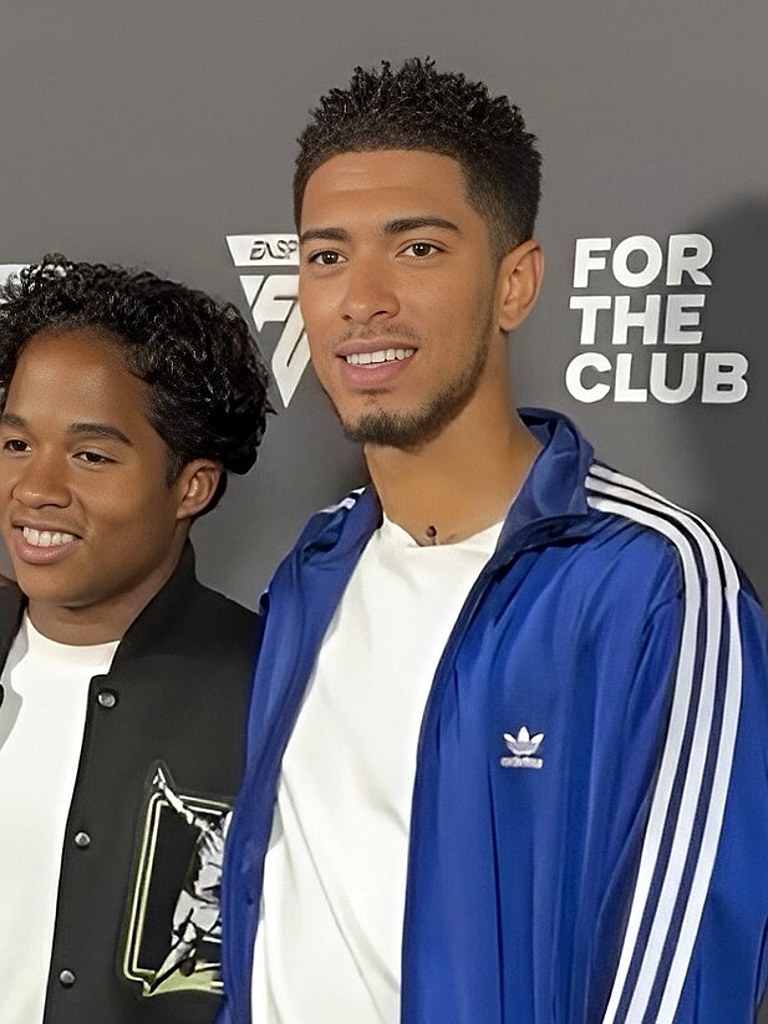
#> input picture assets/players/player_004.jpg, 768 x 1024 px
$ python -i refine_portraits.py   (imports and definitions only)
#> lines starting #> are read from the running program, lines starting #| are printed output that depends on the picture
#!/usr/bin/env python3
"""MVMPACK 26 - second-pass fix for badly framed portraits.

Strategy: the face is much easier to detect on the already cropped 768x1024
portrait than on the full raw photo. So for every flagged card we detect the
face on the current portrait, map that rectangle back into raw-photo
coordinates through data/crop_report.json, then rebuild the crop with the
standard placement rules. Repeats until the measured framing is in range.

Usage:  python3 tools/refine_portraits.py 001 020 047 ...
        python3 tools/refine_portraits.py --all-bad
"""

import json
import os
import sys

import cv2
import numpy as np
from PIL import Image

sys.path.insert(0, os.path.dirname(os.path.abspath(__file__)))
from crop_portraits import (OUT, RAW, REPORT, crop_box, finish, load_rgb,
                            FACE_HINTS)          # noqa: E402

VERIFY = os.path.join(os.path.dirname(os.path.dirname(os.path.abspath(__file__))),
                      "data", "verify_report.json")

CASC = cv2.data.haarcascades
CASCADES = [cv2.CascadeClassifier(CASC + n) for n in (
    "haarcascade_frontalface_default.xml",
    "haarcascade_frontalface_alt2.xml",
    "haarcascade_profileface.xml")]

W_MIN, W_MAX = 0.20, 0.50      # accepted face width on the portrait
Y_MIN, Y_MAX = 0.18, 0.45      # accepted face centre height


def detect_on_portrait(path):
    """Best face on a 768x1024 portrait, returned in portrait pixels."""
#> called with path = '../assets/players/player_004.jpg'
    im = Image.open(path).convert("RGB")
#> im is the input picture: PIL image 768x1024 RGB; mean R, G, B 110.7, 107.6, 115.7
    W, H = im.size
    gray = cv2.cvtColor(np.array(im), cv2.COLOR_RGB2GRAY)
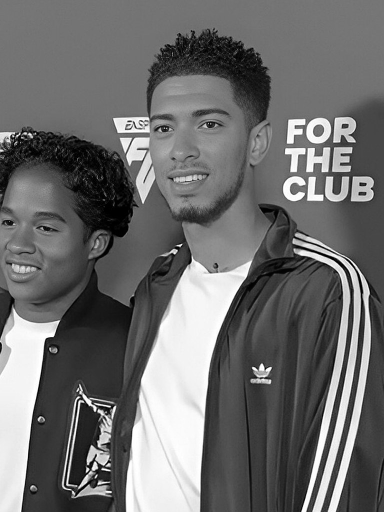
#> gray: shape (1024, 768) (shown at 1/2 size); min 0, max 255, mean 109.4
    gray = cv2.createCLAHE(clipLimit=2.0, tileGridSize=(8, 8)).apply(gray)
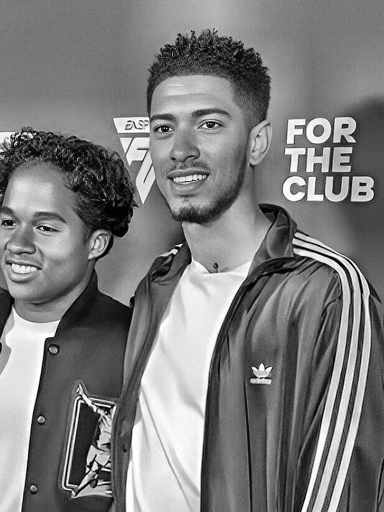
#> gray: shape (1024, 768) (shown at 1/2 size); min 0, max 255, mean 124.3
    found = []
    for casc in CASCADES:
        if casc.empty():
            continue
        for sf, mn in ((1.05, 5), (1.08, 4), (1.12, 3)):
            found += list(casc.detectMultiScale(gray, scaleFactor=sf,
                                                minNeighbors=mn,
                                                minSize=(70, 70)))
        flip = cv2.flip(gray, 1)
        found += [(W - x - w, y, w, h) for (x, y, w, h) in
                  casc.detectMultiScale(flip, scaleFactor=1.06, minNeighbors=4,
                                        minSize=(70, 70))]
#> this loop made 3 passes
#> pass 1, in detect_on_portrait, `flip = cv2.flip(gray, 1)`:
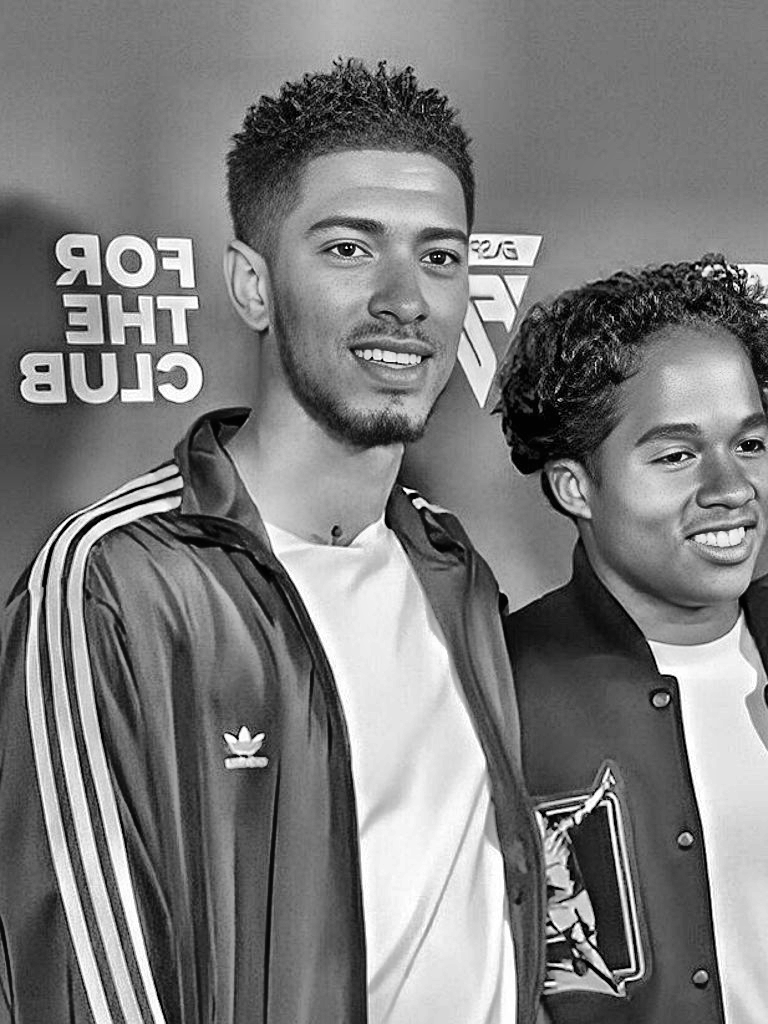
#> flip: shape (1024, 768); min 0, max 255, mean 124.3
#> after the loop, found = 14 items, first 6: [247, 147, 258, 258], [247, 146, 261, 261], [250, 150, 254, 254], (189, 862, 82, 82), (416, 422, 118, 118), (250, 151, 250, 250)
    if not found:
        return None, (W, H)
    # prefer a head of sensible size sitting in the upper half of the frame
    def score(f):
        x, y, w, h = f
#> x = 247; y = 147; w = 258; h = 258
        fw, cx, cy = w / float(W), (x + w / 2.0) / W, (y + h / 2.0) / H
#> fw = 0.336; cx = 0.49; cy = 0.27
        pen = abs(fw - 0.32) * 2.0 + abs(cx - 0.5) + abs(cy - 0.30) * 1.5
#> pen = 0.088
        if cy > 0.62:
            pen += 1.0                      # almost surely a shirt/badge match
        return pen
    return min(found, key=score), (W, H)


# [57 lines left out: functions map_to_raw, refine, main, not called in this run]


# [2 lines not run here, left out]

>>> result = detect_on_portrait('../assets/players/player_004.jpg')
#> result = ([251, 151, 250, 250], (768, 1024))

$ run again, on assets/players/player_012.jpg
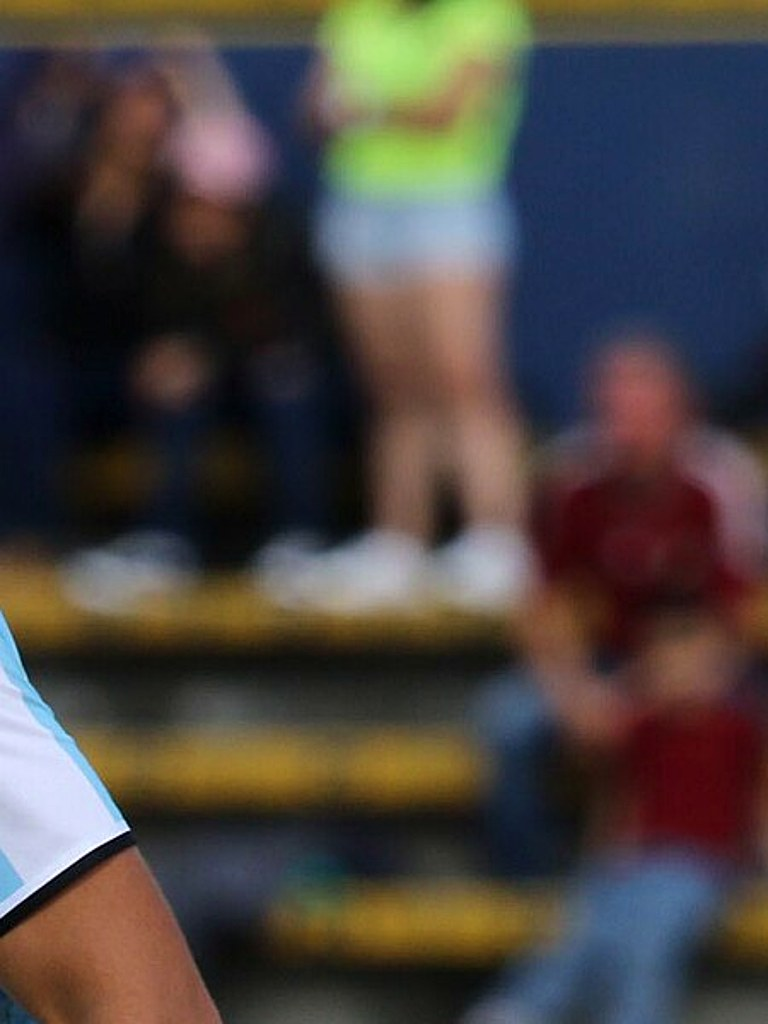
#> input picture assets/players/player_012.jpg, 768 x 1024 px
#> in detect_on_portrait, im is the input picture: PIL image 768x1024 RGB; mean R, G, B 74.4, 67.3, 63.8
#> in detect_on_portrait, `gray = cv2.createCLAHE(clipLimit=2.0, tileGridSize=(8, 8)).apply(gray)`:
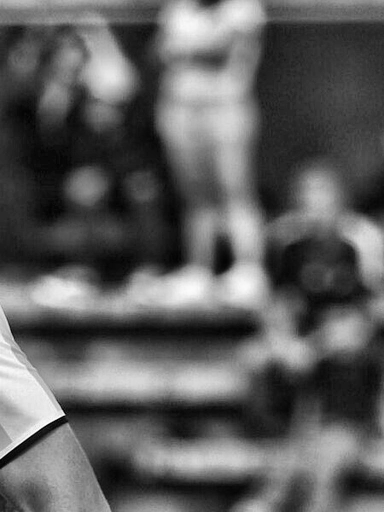
#> gray: shape (1024, 768) (shown at 1/2 size); min 0, max 255, mean 93.9
#> the loop in detect_on_portrait, `for casc in CASCADES:` made 3 passes
#> pass 1, in detect_on_portrait, `flip = cv2.flip(gray, 1)`:
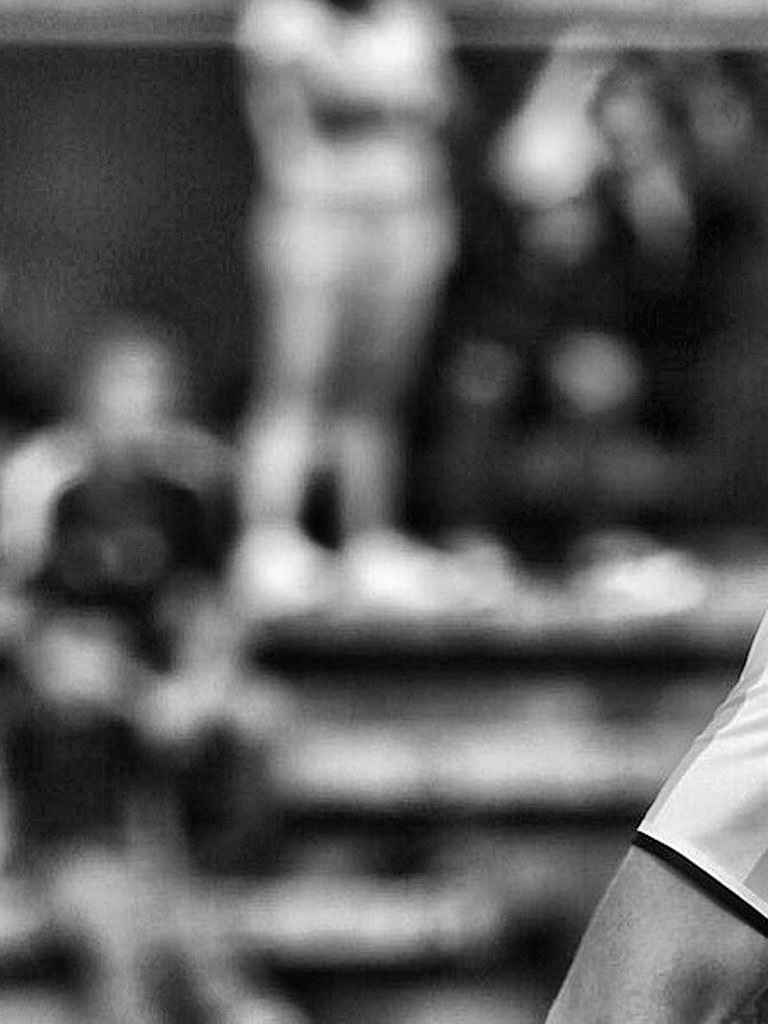
#> flip: shape (1024, 768); min 0, max 255, mean 93.9
#> x = 446; y = 411; w = 73
#> fw = 0.0951; cx = 0.628; cy = 0.437
#> pen = 0.784
#> result = ([291, 137, 186, 186], (768, 1024))

$ run again, on assets/players/player_016.jpg
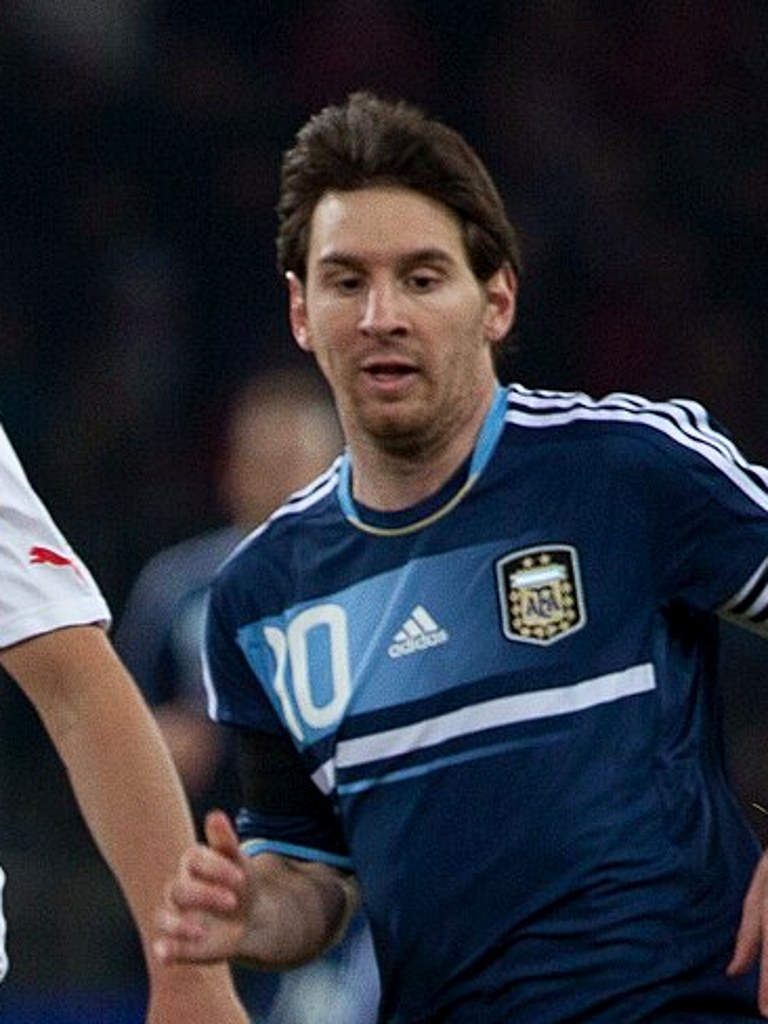
#> input picture assets/players/player_016.jpg, 768 x 1024 px
#> in detect_on_portrait, im is the input picture: PIL image 768x1024 RGB; mean R, G, B 44.6, 46.8, 55.8
#> in detect_on_portrait, `gray = cv2.createCLAHE(clipLimit=2.0, tileGridSize=(8, 8)).apply(gray)`:
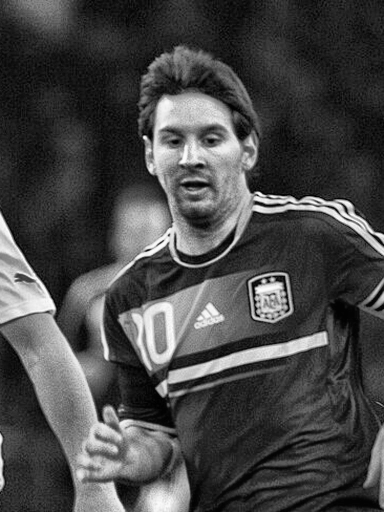
#> gray: shape (1024, 768) (shown at 1/2 size); min 0, max 255, mean 71.1
#> the loop in detect_on_portrait, `for casc in CASCADES:` made 3 passes
#> pass 1, in detect_on_portrait, `flip = cv2.flip(gray, 1)`:
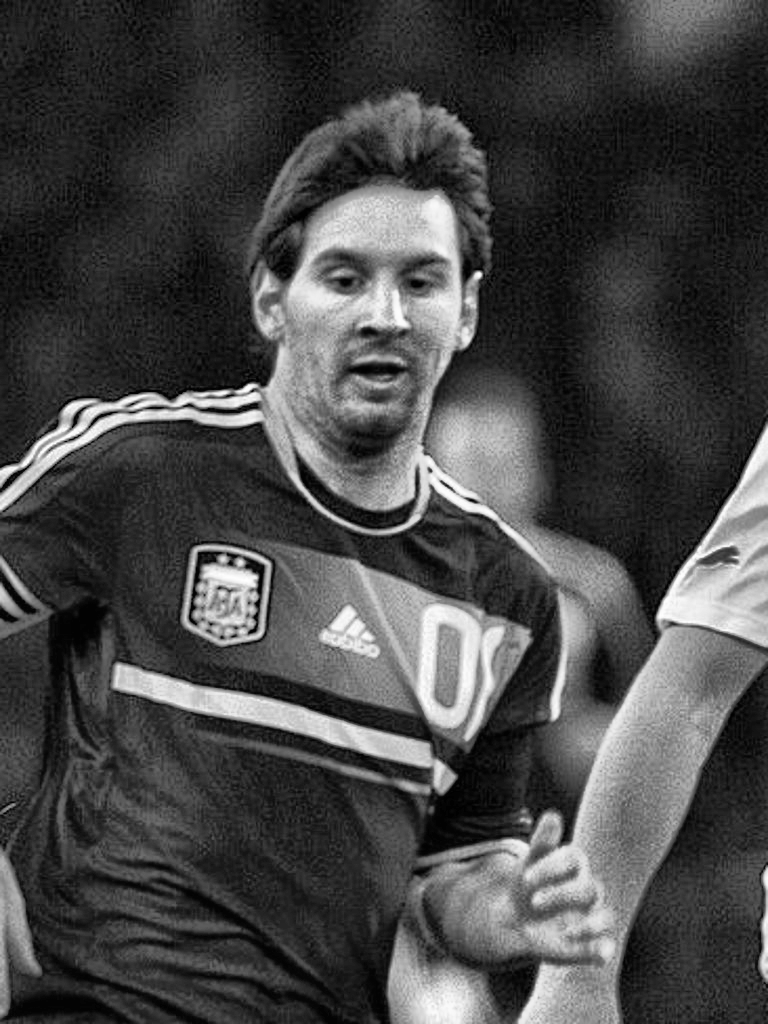
#> flip: shape (1024, 768); min 0, max 255, mean 71.1
#> after the loop in detect_on_portrait, `for casc in CASCADES:`: found = 15 items, first 6: [138, 910, 72, 72], [489, 524, 105, 105], [266, 185, 238, 238], [486, 524, 106, 106], [265, 184, 239, 239], [264, 183, 239, 239]
#> x = 138; y = 910; w = 72
#> fw = 0.0938; cx = 0.227; cy = 0.924
#> in score, `pen = abs(fw - 0.32) * 2.0 + abs(cx - 0.5) + abs(cy - 0.30) * 1.5`: pen = 1.66
#> in score, `pen += 1.0`: pen = 2.66
#> result = ((265, 184, 241, 241), (768, 1024))
